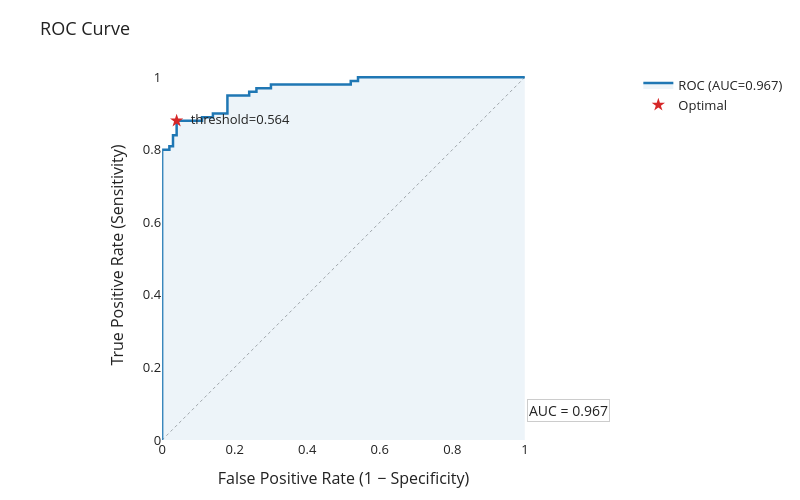

The notebook cell saved with this chart:
### Code cell
roc.plot().show()

### Figure 1 — Plotly figure (JSON) as saved in the notebook; plotly's stock layout.template omitted (floating-point values rounded to 4 significant figures)
{"data": [{"hoverinfo": "skip", "line": {"color": "#aaaaaa", "dash": "dot", "width": 1}, "mode": "lines", "showlegend": false, "type": "scatter", "x": [0, 1], "y": [0, 1]}, {"fill": "tozeroy", "fillcolor": "rgba(31,119,180,0.08)", "line": {"color": "#1f77b4", "width": 2.5}, "mode": "lines", "name": "ROC (AUC=0.967)", "type": "scatter", "x": [0, 0, 0, 0.02, 0.02, 0.03, 0.03, 0.04, 0.04, 0.11, 0.11, 0.14, 0.14, 0.18, 0.18, 0.24, 0.24, 0.26, 0.26, 0.3, 0.3, 0.52, 0.52, 0.54, 0.54, 1], "y": [0, 0.01, 0.8, 0.8, 0.81, 0.81, 0.84, 0.84, 0.88, 0.88, 0.89, 0.89, 0.9, 0.9, 0.95, 0.95, 0.96, 0.96, 0.97, 0.97, 0.98, 0.98, 0.99, 0.99, 1, 1]}, {"marker": {"color": "#d62728", "size": 10, "symbol": "star"}, "mode": "markers+text", "name": "Optimal", "text": ["  threshold=0.564"], "textfont": {"color": "#222222"}, "textposition": "middle right", "type": "scatter", "x": [0.04], "y": [0.88]}], "layout": {"annotations": [{"align": "right", "bgcolor": "rgba(255,255,255,0.8)", "bordercolor": "#cccccc", "borderwidth": 1, "font": {"color": "#222222", "size": 14}, "showarrow": false, "text": "AUC = 0.967", "x": 0.97, "xref": "paper", "y": 0.05, "yref": "paper"}], "font": {"color": "#222222", "size": 13}, "height": 500, "legend": {"bgcolor": "rgba(0,0,0,0)", "visible": true}, "margin": {"b": 60, "l": 60, "r": 30, "t": 70}, "paper_bgcolor": "#ffffff", "plot_bgcolor": "#ffffff", "title": {"text": "ROC Curve"}, "width": 800, "xaxis": {"constrain": "domain", "range": [0, 1], "title": {"text": "False Positive Rate (1 − Specificity)"}}, "yaxis": {"range": [0, 1.02], "scaleanchor": "x", "scaleratio": 1, "title": {"text": "True Positive Rate (Sensitivity)"}}}}
